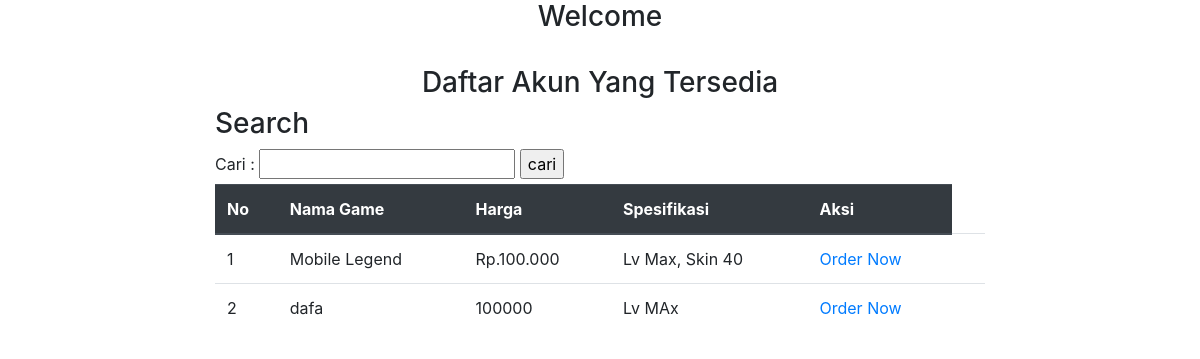
The app's page /jualbeliakungame/home.php with its own data.
### tables this page shows
CREATE TABLE `AkunGame` (
  `id_akun` varchar(200) NOT NULL,
  `id_penjual` varchar(200) NOT NULL,
  `nama` varchar(200) NOT NULL,
  `harga` varchar(200) NOT NULL,
  `spesifikasi` varchar(200) NOT NULL
);

### jualbeliakungame/home.php (the view, shortened to what this page needs)
<?php
 $connect = mysqli_connect("localhost", "root", "", "jualbeliakungame");
 ?>
<!doctype html>
    <head>
    <link rel="stylesheet" href="https://cdn.jsdelivr.net/npm/bootstrap@4.5.3/dist/css/bootstrap.min.css">
    </head>
        <body>
        <div class="container" style="width:800px;">
            <h3 align="center">Welcome</h3>
            <br />
            <h3 align="center">Daftar Akun Yang Tersedia</h3>
            <h3>Search</h3>
            <form action="home.php" method="get">
            <label>Cari :</label>
            <input type="text" name="cari">
            <input type="submit" value="cari">
            </form>
            <table class="table">
            <thead class="thead-dark">
            <tr>
            <th scope="col">No</th>
            <th scope="col">Nama Game</th>
            <th scope="col">Harga</th>
            <th scope="col">Spesifikasi</th>
            <th scope="col">Aksi</th>
            </tr>
            <?php
            if(isset($_GET['cari'])){
            $cari = $_GET['cari'];
            $data = mysqli_query($connect,"select * from AkunGame where nama like '%".$cari."%'");
            }else
            {
            $data = mysqli_query($connect,"select * from AkunGame");
            }
            $no = 1;
            while($d = mysqli_fetch_array($data)){
            ?>
            <tr>
            <td><?php echo $no++; ?></td>
            <td><?php echo $d['nama']; ?></td>
            <td><?php echo $d['harga']; ?></td>
            <td><?php echo $d['spesifikasi']; ?></td>
            <td><a href="order.php?order=<?php echo $d["id_akun"]; ?>">Order Now</a>
            <td>
            </td></tr>
            <?php } ?>
            </thead>
            </table>
        </body>
</html>

### records on screen
akungame: nama "Mobile Legend", harga "Rp.100.000", spesifikasi "Lv Max, Skin 40"
akungame: nama "dafa", harga "100000", spesifikasi "Lv MAx"
